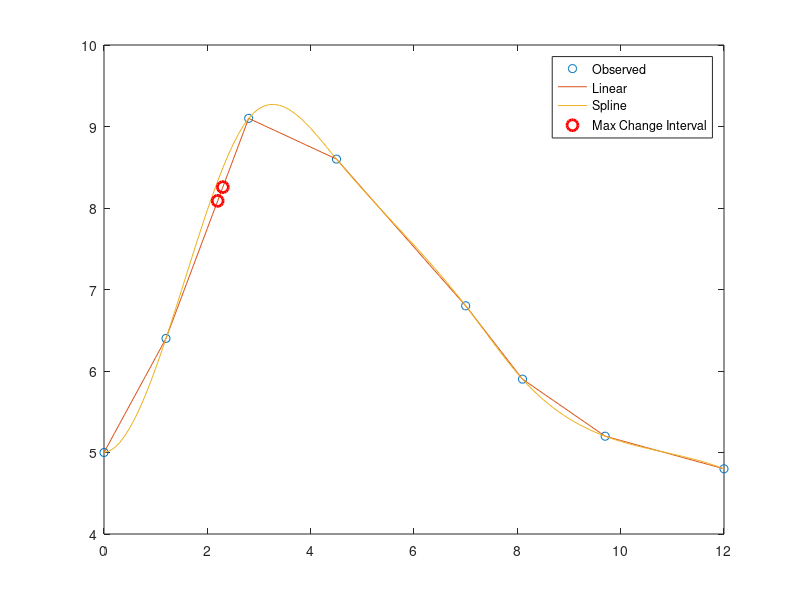

Here is the MATLAB script that generated this plot:
clear; clc; close all;

tObs = [0 1.2 2.8 4.5 7.0 8.1 9.7 12.0];
cObs = [5 6.4 9.1 8.6 6.8 5.9 5.2 4.8];
tq = 0:0.1:12;
cqLinear = interp1(tObs,cObs,tq,'linear');
cqSpline = interp1(tObs,cObs,tq,'spline');
deltaC = diff(cqLinear);
[~,idxMaxChange] = max(abs(deltaC))
changeInterval = [tq(idxMaxChange),tq(idxMaxChange+1)]
plot(tObs,cObs,'o',tq,cqLinear,tq,cqSpline)
hold on
plot(changeInterval,[cqLinear(idxMaxChange),cqLinear(idxMaxChange+1)],'ro','MarkerSize',8,'LineWidth',2)
legend('Observed','Linear','Spline','Max Change Interval')
